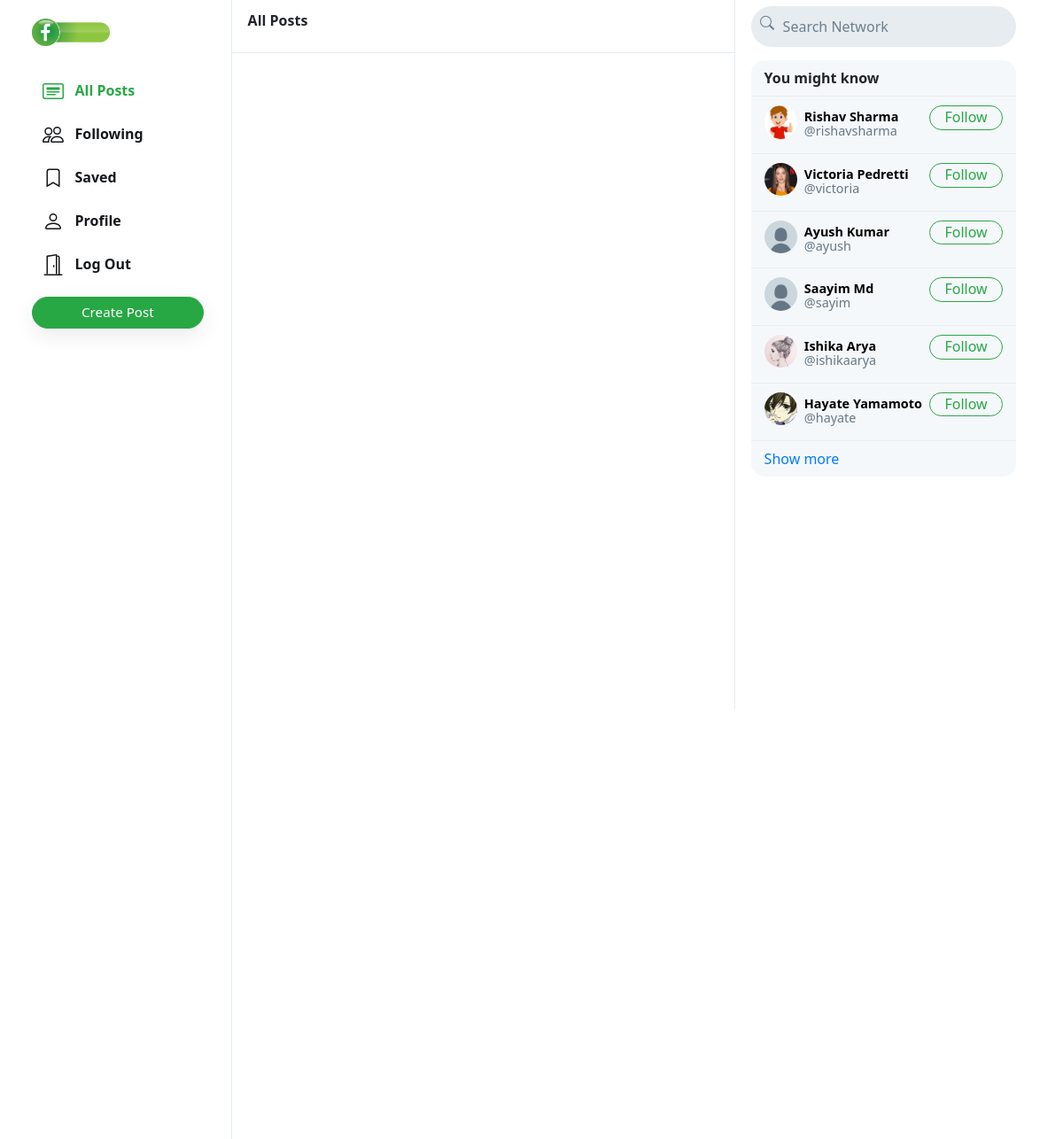
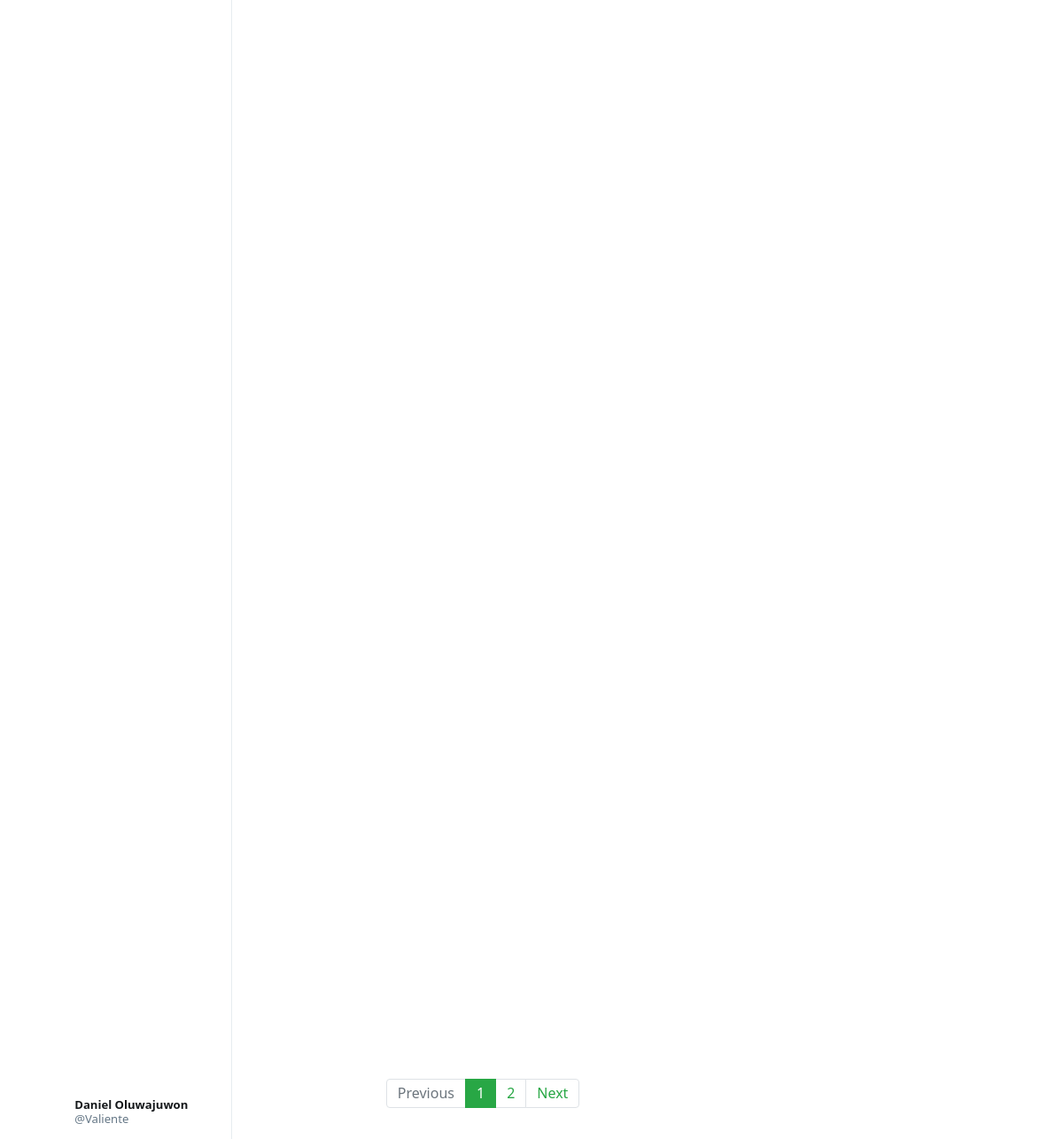
/ (signed in), run on the app's committed database (2 pictures, top to bottom).
### network/models.py (models this page shows, shortened)
class User(AbstractUser):
    profile_pic = models.ImageField(upload_to='profile_pic/')
    bio = models.TextField(max_length=160, blank=True, null=True)
    cover = models.ImageField(upload_to='covers/', blank=True)

### network/views.py (the view)
# urls.py: path("", views.index, name="index"),
def index(request):
    all_posts = Post.objects.all().order_by('-date_created')
    paginator = Paginator(all_posts, 10)
    page_number = request.GET.get('page')
    if page_number == None:
        page_number = 1
    posts = paginator.get_page(page_number)
    followings = []
    suggestions = []
    if request.user.is_authenticated:
        followings = Follower.objects.filter(followers=request.user).values_list('user', flat=True)
        suggestions = User.objects.exclude(pk__in=followings).exclude(username=request.user.username).order_by("?")[:6]
    return render(request, "network/index.html", {
        "posts": posts,
        "suggestions": suggestions,
        "page": "all_posts",
        'profile': False
    })

### network/templates/network/index.html (shortened to what this page needs)
{% extends "network/layout.html" %}
{% load static %}
{% block body %}
    <div class="main-div">
        <div class="left-div">
            <nav class="head heading">
                {% if page == 'all_posts' %}
                    All Posts
                {% elif page == 'following' %}
                    Following
                {% elif page == 'saved' %}
                    Saved
                {% elif page == 'profile' %}
                    Profile
                {% else %}
                    Explore
                {% endif %}
            </nav>
            <div class="left-div-content">
                <div class="posts-view">
                    <div class="main-div-content">
                        <nav aria-label="Page navigation example" class="pagination-bar">
                            <ul class="pagination justify-content-center">
                                {% if posts.has_previous %}
                                    <li class="page-item">
                                        <a class="page-link" href="?page={{ posts.previous_page_number | default:1}}" tabindex="-1" aria-disabled="true">Previous</a>
                                    </li>
                                {% else %}
                                    <li class="page-item disabled">
                                        <a class="page-link" href="" tabindex="-1" aria-disabled="true">Previous</a>
                                    </li>
                                {% endif %}
                                {% for each in posts.paginator.page_range %}
                                    {% if each == posts.number %}
                                        <li class="page-item active"><a class="page-link" href="?page={{each}}">{{each}}</a></li>
                                    {% else %}
                                        <li class="page-item"><a class="page-link" href="?page={{each}}">{{each}}</a></li>
                                    {% endif %}
                                {% endfor %}
                                {% if posts.has_next %}
                                    <li class="page-item">
                                        <a class="page-link" href="?page={{ posts.next_page_number }}">Next</a>
                                    </li>
                                {% else %}
                                    <li class="page-item disabled">
                                        <a class="page-link" href="">Next</a>
                                    </li>
                                {% endif %}
                            </ul>
                          </nav>
                    </div>
                </div>
            </div>
        </div>
    </div>
{% endblock %}

### network/templates/network/layout.html (shortened to what this page needs)
{% load static %}
<!DOCTYPE html>
<html lang="en">
    <head>
        <link rel="stylesheet" href="https://stackpath.bootstrapcdn.com/bootstrap/4.4.1/css/bootstrap.min.css">
        <link href="{% static 'network/styles.css' %}" rel="stylesheet">
    </head>
    <body>
        <div class="body" data-page="{{page}}">
            <div class="sidenav">
                <a href="{% url 'index' %}" class="navbar-brand">
                    <img src="{% static 'network/Images/logo.png' %}" height="31px">
                </a>
                <div style="height: 100%;">
                    <div>
                        <div>
                            <ul>
                                <li class="nav-item" id="all_posts">
                                <a href="{% url 'index' %}" class="nav-link">
                                    <div>
                                        &nbsp;&nbsp;All Posts
                                    </div>
                                </a>
                                </li>
                                {% if user.is_authenticated %}
                                    <li class="nav-item" id="following">
                                        <a href="{% url 'following' %}" class="nav-link">
                                            <div>
                                                &nbsp;&nbsp;Following
                                            </div>
                                        </a>
                                    </li>
                                    <li class="nav-item" id="saved">
                                        <a href="{% url 'saved' %}" class="nav-link">
                                            <div>
                                                <svg width="1.5em" height="1.5em" viewBox="0 0 16 16" class="bi bi-bookmark" fill="currentColor" xmlns="http://www.w3.org/2000/svg">
                                                    <path fill-rule="evenodd" d="M8 12l5 3V3a2 2 0 0 0-2-2H5a2 2 0 0 0-2 2v12l5-3zm-4 1.234l4-2.4 4 2.4V3a1 1 0 0 0-1-1H5a1 1 0 0 0-1 1v10.234z"/>
                                                  </svg>
                                                &nbsp;&nbsp;Saved
                                            </div>
                                        </a>
                                    </li>
                                    <li class="nav-item" id="profile">
                                        <a href="{% url 'profile' user.username %}" class="nav-link">
                                            <div>
                                                &nbsp;&nbsp;Profile
                                            </div>
                                        </a>
                                    </li>
                                    <li class="nav-item" id="logout">
                                        <a href="{% url 'logout' %}" class="nav-link">
                                            <div>
                                                &nbsp;&nbsp;Log Out
                                            </div>
                                        </a>
                                    </li>
                                {% endif %}
                            </ul>
                        </div>
                        {% if user.is_authenticated %}
                            <button id="popup-btn" class="btn btn-success new-post-btn" onclick="createpost()">Create Post</button>
                        {% endif %}
                    </div>
                    <div style="position: absolute; bottom: 10px;">
                        {% if user.is_authenticated %}
                            <li class="nav-item sidenav-user">
                                <a href="{% url 'profile' user.username %}" class="nav-link">
                                    <div class="user_account">
                                        <div class="small-profilepic" style="float: left; background-image: url(/media/{{user.profile_pic}})"></div>
                                        <div style="height: 2.7vw; margin: auto;">
                                            <div style="margin-top: 4px;"><strong>{{user.first_name}} {{user.last_name}}</strong></div>
                                            <div class="grey" style="margin-top: 4px;">@{{ user.username }}</div>
                                        </div>
                                    </div>
                                </a>
                            </li>
                        {% endif %}
                    </div>
                </div>
            </div>
            {% block body %}
            {% endblock %}
            <div class="right-div">
                <nav class="head">
                    <form action="#">
                        <div class="search-div">
                            <div>
                            </div>
                            <input type="text" name="query" id="search-box" placeholder="Search Network">
                        </div>
                    </form>
                </nav>
                <div class='right-div-content'>
                    <div class="space" style="background-color: white;"></div>
                    {% if user.is_authenticated %}
                        <div class="suggestion-box">
                            <div class="suggestion-header">
                                You might know
                            </div>
                            {% for suggestion in suggestions %}
                                <div class="suggestion-user">
                                    <div>
                                        <a href="{% url 'profile' suggestion.username %}">
                                            <div class="small-profilepic" style="background-image: url(/media/{{suggestion.profile_pic}})"></div>
                                        </a>
                                    </div>
                                    <div class="user-details">
                                        <a href="{% url 'profile' suggestion.username %}">
                                            <div id="user-name">
                                                <strong>
                                                    {{suggestion.first_name}} {{suggestion.last_name}}
                                                </strong>
                                            </div>
                                            <div class="grey">@{{suggestion.username}}</div>
                                        </a>
                                    </div>
                                    <div>
                                        <button class="btn btn-outline-success" type="button" onclick="follow_user(this,'{{suggestion.username}}','suggestion')">Follow</button>
                                    </div>
                                </div>
                            {% empty %}
                                    <div style="text-align: center; border-bottom: .5px solid #e6ecf0; padding: 10px 15px;">
                                        <span class="grey" style="font-size: .9em;">No suggestions available.</span>
                                    </div>
                            {% endfor %}
                            <div class="suggestion-footer">
                                <a href="#">Show more</a>
                            </div>
                        </div>
                    {% endif %}
                </div>
            </div>
        </div>
    </body>
</html>

### network/static/network/styles.css (style rules this page uses)
.body { display: flex; min-height: 100%; font-family: system-ui, sans-serif; }
.btn { border-radius: 20px; padding: 0.32rem 1rem 0.375rem 1rem; }
.btn, .btn:focus, .btn:active { box-shadow: none !important; -webkit-box-shadow: none !important; }
.grey { color: #657786; }
svg { vertical-align: text-top; }
.sidenav { height: 100%; width: 21.8%; position: fixed; top: 0; left: 0; padding: 15px; list-style: none; border-right: .5px solid #e6ecf0; z-index: 100; padding-left: 3%; background-color: white; }
.sidenav ul { list-style: none; padding-left: 0px; margin-top: 3vh; }
.sidenav li { margin-top: 7px; }
.sidenav .nav-link { color: #14171a; line-height: .7em; font-weight: 700; padding: 0px; }
.sidenav .nav-link > div { padding: 10px 20px 8px 12px; border-radius: 25px; line-height: 0.9em; width: max-content; }
.new-post-btn { padding-left: 55px !important; padding-right: 55px !important; font-size: .95em; font-weight: 530; box-shadow: rgba(0, 0, 0, 0.08) 0px 8px 24px !important; }
.user_account { display: flex; font-size: .82rem; font-weight: normal; padding-top: 3px !important; padding-bottom: 3px !important; padding-left: 3px !important; }
.user_account .small-profilepic { transform: scale(.82); margin-left: auto; margin-top: auto; }
.active a { color: #28a745 !important; }
.main-div { position: relative; width: 47.25%; min-height: 100vh; left: 21.8%; }
.left-div { position: relative; }
.head { height: 7.5vh; }
.heading { position: fixed; width: 47.255%; top: 0px; padding: 18px; border-bottom: .5px solid #e6ecf0; line-height: .7em; font-weight: 800; background-color: #fff; z-index: 1000; }
.left-div-content { margin-top: 7.5vh; }
.small-profilepic { width: 3.1vw; height: 3.1vw; border-radius: 9999px; overflow: hidden; margin-right: 8px; background-size: cover; background-repeat: no-repeat; background-position: center; box-sizing: content-box; }
.space { height: 8px; background-color: #e6ecf0; }
.pagination-bar { margin-top: 35px; margin-bottom: 35px; }
.pagination-bar .page-link { line-height: .9em; }
.page-item.active .page-link { color: white !important; background-color: #28a745; border-color: #28a745; }
.page-link { color: #28a745; }
.right-div { width: 28%; height: 100vh; position: fixed; right: 2.95%; border-left: .5px solid #e6ecf0; background-color: white; }
.right-div .head { padding: .9vh 1.5vw; }
.right-div .search-div { margin-left: auto; margin-right: auto; display: flex; border-radius: 25px; background-color: #e6ecf0; padding-left: 10px; padding-right: 10px; vertical-align: middle; }
#search-box { height: 5.7vh; border: none; background: none; outline: none; width: 100%; margin-left: 8px; }
#search-box::placeholder { color: #6d7e8c; }
.right-div-content { height: 92.5vh; overflow: auto; padding-left: 1.5vw; padding-right: 1.5vw; }
.suggestion-box, .guest-box { border-radius: 15px; overflow: hidden; background-color: #f5f8fa; }
.suggestion-header { padding: 13px 15px; line-height: .9em; font-weight: 800; border-bottom: .5px solid #e6ecf0; }
.suggestion-user { display: flex; padding: 10px 15px; font-size: .9em; border-bottom: .5px solid #e6ecf0; }
.suggestion-user a { color: black; text-decoration: none; }
.user-details { flex: 1; line-height: 1.1em; padding: 5px 0px 7px 0px; }
.suggestion-user .btn { padding: 0em 1em .09em 1em; }
.suggestion-footer { padding: 13px 15px; line-height: .9em; }
.suggestion-footer a { text-decoration: none; }

### data on the page
User: first_name "Daniel", last_name "Oluwajuwon", username "Valiente"
User: profile_pic (picture), first_name "Rishav", last_name "Sharma", username "rishavsharma"
User: profile_pic (picture), first_name "Victoria", last_name "Pedretti", username "victoria"
User: profile_pic (placeholder picture), first_name "Ayush", last_name "Kumar", username "ayush"
User: profile_pic (placeholder picture), first_name "Saayim", last_name "Md", username "sayim"
User: profile_pic (picture), first_name "Ishika", last_name "Arya", username "ishikaarya"
User: profile_pic (picture), first_name "Hayate", last_name "Yamamoto", username "hayate"

### other printed values
{{ each }} "1"
{{ each }} "2"
